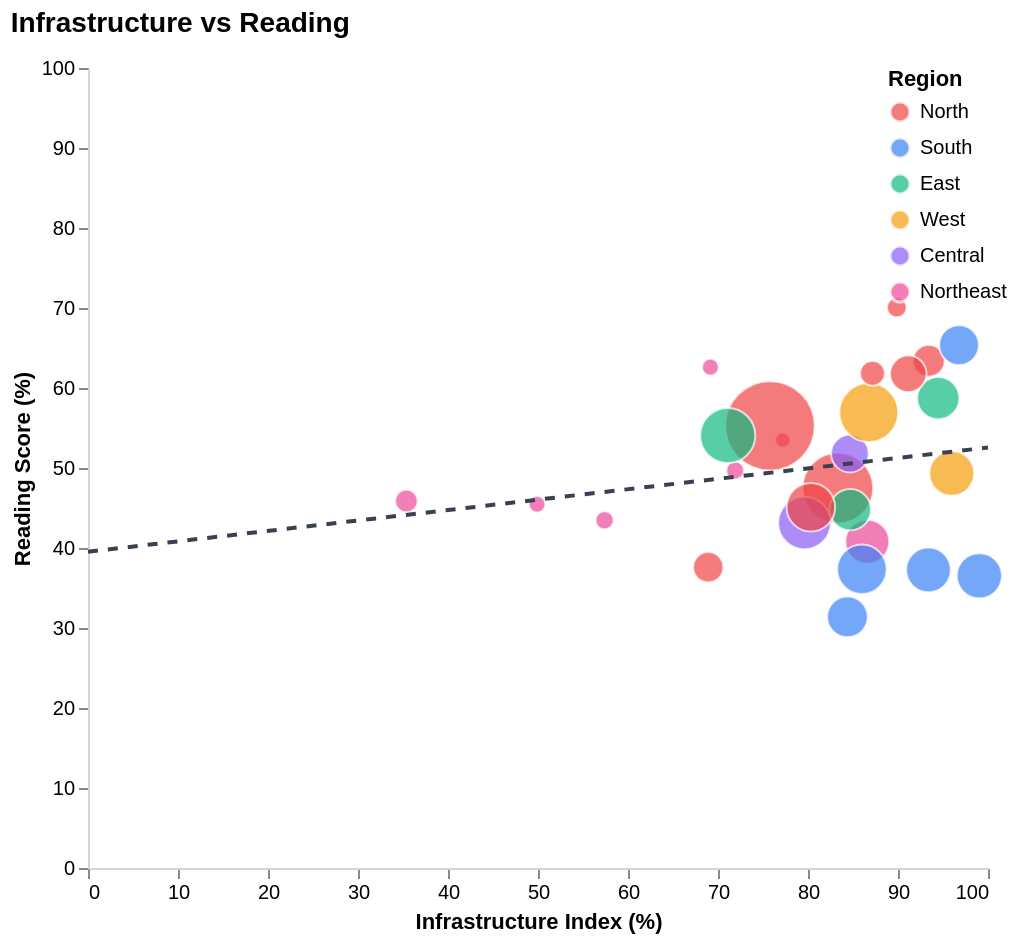

Vega-Lite specification for this chart:
### Vega-Lite specification from a JSON file in a GitHub repository (floating-point values rounded to 4 significant figures)
{"config": {"view": {"continuousWidth": 300, "continuousHeight": 300, "strokeWidth": 0}, "axis": {"domainColor": "#d1d5db", "grid": false}}, "layer": [{"data": {"name": "data-ce30f48819bbb4fa874f3d587c560b28"}, "mark": {"type": "circle", "opacity": 0.7, "stroke": "white", "strokeWidth": 1}, "encoding": {"color": {"field": "Region", "legend": {"direction": "vertical", "orient": "right", "symbolSize": 100, "title": "Region", "offset": -50}, "scale": {"domain": ["North", "South", "East", "West", "Central", "Northeast"], "range": ["#ef4444", "#3b82f6", "#10b981", "#f59e0b", "#8b5cf6", "#ec4899"]}, "type": "nominal"}, "opacity": {"condition": {"param": "param_5", "value": 0.7}, "value": 0.1}, "size": {"field": "enrollment_millions", "legend": null, "scale": {"range": [50, 2000]}, "type": "quantitative"}, "tooltip": [{"field": "state", "title": "State", "type": "nominal"}, {"field": "infrastructure_index", "format": ".1f", "title": "Infrastructure Index (%)", "type": "quantitative"}, {"field": "reading_score", "format": ".1f", "title": "Reading Score (%)", "type": "quantitative"}, {"field": "total_students", "format": ",", "title": "Total Students", "type": "quantitative"}], "x": {"field": "infrastructure_index", "scale": {"domain": [0, 100]}, "title": "Infrastructure Index (%)", "type": "quantitative"}, "y": {"field": "reading_score", "scale": {"domain": [0, 100]}, "title": "Reading Score (%)", "type": "quantitative"}}, "name": "view_5"}, {"data": {"name": "data-4e52256458e185734f914b45adc9144a"}, "mark": {"type": "line", "color": "#374151", "size": 2, "strokeDash": [5, 5]}, "encoding": {"x": {"field": "infrastructure_index", "type": "quantitative"}, "y": {"field": "reading_score", "type": "quantitative"}}}], "height": 400, "params": [{"name": "param_5", "select": {"type": "point", "fields": ["Region"]}, "bind": "legend", "views": ["view_5"]}], "title": {"text": "Infrastructure vs Reading", "fontSize": 14, "anchor": "start", "offset": 10}, "width": 450, "$schema": "https://vega.github.io/schema/vega-lite/v5.20.1.json", "datasets": {"data-ce30f48819bbb4fa874f3d587c560b28": [{"state": "Andhra Pradesh", "pct_electricity_functional": 99.65, "pct_internet": 99.04, "pct_library": 99.95, "pct_girls_toilets": 97.51, "num_schools": 61317, "infrastructure_index": 99.04, "State": "Andhra Pradesh", "reading_score": 36.53, "math_score": 42.9, "Region": "South", "total_students": 16068910, "enrollment_millions": 16.07}, {"state": "Arunachal Pradesh", "pct_electricity_functional": 62.34, "pct_internet": 33.63, "pct_library": 30.29, "pct_girls_toilets": 73.34, "num_schools": 3229, "infrastructure_index": 49.9, "State": "Arunachal Pradesh", "reading_score": 45.47, "math_score": 39.43, "Region": "Northeast", "total_students": 656615, "enrollment_millions": 0.6566}, {"state": "Assam", "pct_electricity_functional": 88.8, "pct_internet": 87.19, "pct_library": 81.69, "pct_girls_toilets": 88.67, "num_schools": 55283, "infrastructure_index": 86.59, "State": "Assam", "reading_score": 40.8, "math_score": 25.03, "Region": "Northeast", "total_students": 15142490, "enrollment_millions": 15.14}, {"state": "Bihar", "pct_electricity_functional": 97.07, "pct_internet": 84.84, "pct_library": 53.63, "pct_girls_toilets": 97.73, "num_schools": 94339, "infrastructure_index": 83.32, "State": "Bihar", "reading_score": 47.5, "math_score": 45.67, "Region": "North", "total_students": 41997243, "enrollment_millions": 42.0}, {"state": "Chhattisgarh", "pct_electricity_functional": 90.94, "pct_internet": 64.28, "pct_library": 95.92, "pct_girls_toilets": 87.47, "num_schools": 56802, "infrastructure_index": 84.65, "State": "Chhattisgarh", "reading_score": 51.8, "math_score": 28.57, "Region": "Central", "total_students": 10660317, "enrollment_millions": 10.66}, {"state": "Gujarat", "pct_electricity_functional": 99.89, "pct_internet": 96.55, "pct_library": 93.68, "pct_girls_toilets": 93.76, "num_schools": 53355, "infrastructure_index": 95.97, "State": "Gujarat", "reading_score": 49.33, "math_score": 21.3, "Region": "West", "total_students": 15822125, "enrollment_millions": 15.82}, {"state": "Haryana", "pct_electricity_functional": 99.95, "pct_internet": 78.91, "pct_library": 96.97, "pct_girls_toilets": 97.86, "num_schools": 23494, "infrastructure_index": 93.42, "State": "Haryana", "reading_score": 63.4, "math_score": 50.37, "Region": "North", "total_students": 7077644, "enrollment_millions": 7.078}, {"state": "Himachal Pradesh", "pct_electricity_functional": 99.04, "pct_internet": 63.54, "pct_library": 98.1, "pct_girls_toilets": 98.77, "num_schools": 17330, "infrastructure_index": 89.86, "State": "Himachal Pradesh", "reading_score": 70.07, "math_score": 54.27, "Region": "North", "total_students": 1665194, "enrollment_millions": 1.665}, {"state": "Jammu and Kashmir", "pct_electricity_functional": 87.19, "pct_internet": 49.12, "pct_library": 55.75, "pct_girls_toilets": 83.6, "num_schools": 24192, "infrastructure_index": 68.91, "State": "Jammu and Kashmir", "reading_score": 37.6, "math_score": 32.43, "Region": "North", "total_students": 6240962, "enrollment_millions": 6.241}, {"state": "Jharkhand", "pct_electricity_functional": 92.65, "pct_internet": 57.95, "pct_library": 92.89, "pct_girls_toilets": 95.29, "num_schools": 44376, "infrastructure_index": 84.69, "State": "Jharkhand", "reading_score": 44.8, "math_score": 37.67, "Region": "East", "total_students": 13280523, "enrollment_millions": 13.28}, {"state": "Karnataka", "pct_electricity_functional": 98.28, "pct_internet": 50.66, "pct_library": 97.34, "pct_girls_toilets": 97.68, "num_schools": 74859, "infrastructure_index": 85.99, "State": "Karnataka", "reading_score": 37.33, "math_score": 28.23, "Region": "South", "total_students": 19685263, "enrollment_millions": 19.69}, {"state": "Kerala", "pct_electricity_functional": 99.75, "pct_internet": 91.65, "pct_library": 96.61, "pct_girls_toilets": 99.12, "num_schools": 15757, "infrastructure_index": 96.78, "State": "Kerala", "reading_score": 65.37, "math_score": 30.7, "Region": "South", "total_students": 12058210, "enrollment_millions": 12.06}, {"state": "Madhya Pradesh", "pct_electricity_functional": 87.79, "pct_internet": 45.75, "pct_library": 97.72, "pct_girls_toilets": 87.18, "num_schools": 122120, "infrastructure_index": 79.61, "State": "Madhya Pradesh", "reading_score": 43.13, "math_score": 25.77, "Region": "Central", "total_students": 22444915, "enrollment_millions": 22.44}, {"state": "Maharashtra", "pct_electricity_functional": 88.87, "pct_internet": 72.13, "pct_library": 93.37, "pct_girls_toilets": 92.63, "num_schools": 108250, "infrastructure_index": 86.75, "State": "Maharashtra", "reading_score": 56.93, "math_score": 31.77, "Region": "West", "total_students": 28599071, "enrollment_millions": 28.6}, {"state": "Meghalaya", "pct_electricity_functional": 28.07, "pct_internet": 26.45, "pct_library": 18.56, "pct_girls_toilets": 68.42, "num_schools": 14587, "infrastructure_index": 35.38, "State": "Meghalaya", "reading_score": 45.87, "math_score": 19.33, "Region": "Northeast", "total_students": 2719888, "enrollment_millions": 2.72}, {"state": "Mizoram", "pct_electricity_functional": 80.35, "pct_internet": 64.92, "pct_library": 53.47, "pct_girls_toilets": 77.88, "num_schools": 3974, "infrastructure_index": 69.16, "State": "Mizoram", "reading_score": 62.6, "math_score": 54.27, "Region": "Northeast", "total_students": 713852, "enrollment_millions": 0.7139}, {"state": "Nagaland", "pct_electricity_functional": 78.18, "pct_internet": 58.98, "pct_library": 69.96, "pct_girls_toilets": 80.51, "num_schools": 2750, "infrastructure_index": 71.91, "State": "Nagaland", "reading_score": 49.7, "math_score": 32.9, "Region": "Northeast", "total_students": 1013046, "enrollment_millions": 1.013}, {"state": "Odisha", "pct_electricity_functional": 96.91, "pct_internet": 83.79, "pct_library": 99.8, "pct_girls_toilets": 97.38, "num_schools": 61565, "infrastructure_index": 94.47, "State": "Odisha", "reading_score": 58.73, "math_score": 39.6, "Region": "East", "total_students": 13839489, "enrollment_millions": 13.84}, {"state": "Punjab", "pct_electricity_functional": 99.93, "pct_internet": 88.89, "pct_library": 78.59, "pct_girls_toilets": 97.14, "num_schools": 27281, "infrastructure_index": 91.14, "State": "Punjab", "reading_score": 61.77, "math_score": 56.77, "Region": "North", "total_students": 9927377, "enrollment_millions": 9.927}, {"state": "Rajasthan", "pct_electricity_functional": 91.32, "pct_internet": 69.95, "pct_library": 74.13, "pct_girls_toilets": 85.86, "num_schools": 106302, "infrastructure_index": 80.32, "State": "Rajasthan", "reading_score": 45.1, "math_score": 25.07, "Region": "North", "total_students": 18880521, "enrollment_millions": 18.88}, {"state": "Sikkim", "pct_electricity_functional": 97.03, "pct_internet": 51.65, "pct_library": 69.4, "pct_girls_toilets": 90.68, "num_schools": 1245, "infrastructure_index": 77.19, "State": "Sikkim", "reading_score": 53.47, "math_score": 28.93, "Region": "Northeast", "total_students": 215667, "enrollment_millions": 0.2157}, {"state": "Tamil Nadu", "pct_electricity_functional": 99.59, "pct_internet": 84.94, "pct_library": 96.38, "pct_girls_toilets": 92.62, "num_schools": 57935, "infrastructure_index": 93.38, "State": "Tamil Nadu", "reading_score": 37.27, "math_score": 29.5, "Region": "South", "total_students": 15650008, "enrollment_millions": 15.65}, {"state": "Telangana", "pct_electricity_functional": 95.15, "pct_internet": 63.28, "pct_library": 87.71, "pct_girls_toilets": 91.38, "num_schools": 43154, "infrastructure_index": 84.38, "State": "Telangana", "reading_score": 31.4, "math_score": 32.4, "Region": "South", "total_students": 12720153, "enrollment_millions": 12.72}, {"state": "Tripura", "pct_electricity_functional": 79.95, "pct_internet": 41.65, "pct_library": 33.2, "pct_girls_toilets": 74.79, "num_schools": 4943, "infrastructure_index": 57.4, "State": "Tripura", "reading_score": 43.47, "math_score": 31.53, "Region": "Northeast", "total_students": 1117574, "enrollment_millions": 1.118}, {"state": "Uttar Pradesh", "pct_electricity_functional": 86.03, "pct_internet": 45.92, "pct_library": 78.49, "pct_girls_toilets": 92.69, "num_schools": 262358, "infrastructure_index": 75.78, "State": "Uttar Pradesh", "reading_score": 55.27, "math_score": 45.03, "Region": "North", "total_students": 68380027, "enrollment_millions": 68.38}, {"state": "Uttarakhand", "pct_electricity_functional": 94.3, "pct_internet": 72.31, "pct_library": 91.85, "pct_girls_toilets": 90.18, "num_schools": 22452, "infrastructure_index": 87.16, "State": "Uttarakhand", "reading_score": 61.83, "math_score": 42.77, "Region": "North", "total_students": 3599643, "enrollment_millions": 3.6}, {"state": "West Bengal", "pct_electricity_functional": 97.1, "pct_internet": 18.61, "pct_library": 69.96, "pct_girls_toilets": 98.66, "num_schools": 93715, "infrastructure_index": 71.08, "State": "West Bengal", "reading_score": 54.07, "math_score": 36.53, "Region": "East", "total_students": 24855325, "enrollment_millions": 24.86}], "data-4e52256458e185734f914b45adc9144a": [{"infrastructure_index": 0, "reading_score": 39.53}, {"infrastructure_index": 100, "reading_score": 52.56}]}}
